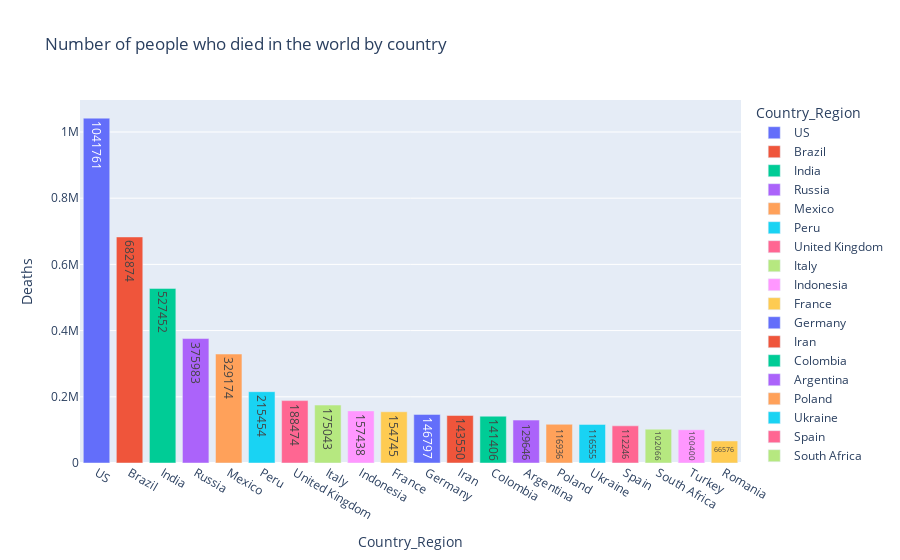

This figure's notebook cell:
### Code cell
#barplot des cas décédés dans le monde 
fig3 = px.bar(data.sort_values('Deaths',ascending=False).head(20) , 
              x='Country_Region' , y='Deaths',text='Deaths', 
              color='Country_Region',
              title="Number of people who died in the world by country")
fig3.show()

### Figure 1 — Plotly figure (JSON) as saved in the notebook; plotly's stock layout.template omitted (floating-point values rounded to 4 significant figures)
{"data": [{"alignmentgroup": "True", "hovertemplate": "Country_Region=%{x}<br>Deaths=%{text}<extra></extra>", "legendgroup": "US", "marker": {"color": "#636efa"}, "name": "US", "offsetgroup": "US", "orientation": "v", "showlegend": true, "text": [1041761], "textposition": "auto", "type": "bar", "x": ["US"], "xaxis": "x", "y": [1041761], "yaxis": "y"}, {"alignmentgroup": "True", "hovertemplate": "Country_Region=%{x}<br>Deaths=%{text}<extra></extra>", "legendgroup": "Brazil", "marker": {"color": "#EF553B"}, "name": "Brazil", "offsetgroup": "Brazil", "orientation": "v", "showlegend": true, "text": [682874], "textposition": "auto", "type": "bar", "x": ["Brazil"], "xaxis": "x", "y": [682874], "yaxis": "y"}, {"alignmentgroup": "True", "hovertemplate": "Country_Region=%{x}<br>Deaths=%{text}<extra></extra>", "legendgroup": "India", "marker": {"color": "#00cc96"}, "name": "India", "offsetgroup": "India", "orientation": "v", "showlegend": true, "text": [527452], "textposition": "auto", "type": "bar", "x": ["India"], "xaxis": "x", "y": [527452], "yaxis": "y"}, {"alignmentgroup": "True", "hovertemplate": "Country_Region=%{x}<br>Deaths=%{text}<extra></extra>", "legendgroup": "Russia", "marker": {"color": "#ab63fa"}, "name": "Russia", "offsetgroup": "Russia", "orientation": "v", "showlegend": true, "text": [375983], "textposition": "auto", "type": "bar", "x": ["Russia"], "xaxis": "x", "y": [375983], "yaxis": "y"}, {"alignmentgroup": "True", "hovertemplate": "Country_Region=%{x}<br>Deaths=%{text}<extra></extra>", "legendgroup": "Mexico", "marker": {"color": "#FFA15A"}, "name": "Mexico", "offsetgroup": "Mexico", "orientation": "v", "showlegend": true, "text": [329174], "textposition": "auto", "type": "bar", "x": ["Mexico"], "xaxis": "x", "y": [329174], "yaxis": "y"}, {"alignmentgroup": "True", "hovertemplate": "Country_Region=%{x}<br>Deaths=%{text}<extra></extra>", "legendgroup": "Peru", "marker": {"color": "#19d3f3"}, "name": "Peru", "offsetgroup": "Peru", "orientation": "v", "showlegend": true, "text": [215454], "textposition": "auto", "type": "bar", "x": ["Peru"], "xaxis": "x", "y": [215454], "yaxis": "y"}, {"alignmentgroup": "True", "hovertemplate": "Country_Region=%{x}<br>Deaths=%{text}<extra></extra>", "legendgroup": "United Kingdom", "marker": {"color": "#FF6692"}, "name": "United Kingdom", "offsetgroup": "United Kingdom", "orientation": "v", "showlegend": true, "text": [188474], "textposition": "auto", "type": "bar", "x": ["United Kingdom"], "xaxis": "x", "y": [188474], "yaxis": "y"}, {"alignmentgroup": "True", "hovertemplate": "Country_Region=%{x}<br>Deaths=%{text}<extra></extra>", "legendgroup": "Italy", "marker": {"color": "#B6E880"}, "name": "Italy", "offsetgroup": "Italy", "orientation": "v", "showlegend": true, "text": [175043], "textposition": "auto", "type": "bar", "x": ["Italy"], "xaxis": "x", "y": [175043], "yaxis": "y"}, {"alignmentgroup": "True", "hovertemplate": "Country_Region=%{x}<br>Deaths=%{text}<extra></extra>", "legendgroup": "Indonesia", "marker": {"color": "#FF97FF"}, "name": "Indonesia", "offsetgroup": "Indonesia", "orientation": "v", "showlegend": true, "text": [157438], "textposition": "auto", "type": "bar", "x": ["Indonesia"], "xaxis": "x", "y": [157438], "yaxis": "y"}, {"alignmentgroup": "True", "hovertemplate": "Country_Region=%{x}<br>Deaths=%{text}<extra></extra>", "legendgroup": "France", "marker": {"color": "#FECB52"}, "name": "France", "offsetgroup": "France", "orientation": "v", "showlegend": true, "text": [154745], "textposition": "auto", "type": "bar", "x": ["France"], "xaxis": "x", "y": [154745], "yaxis": "y"}, {"alignmentgroup": "True", "hovertemplate": "Country_Region=%{x}<br>Deaths=%{text}<extra></extra>", "legendgroup": "Germany", "marker": {"color": "#636efa"}, "name": "Germany", "offsetgroup": "Germany", "orientation": "v", "showlegend": true, "text": [146797], "textposition": "auto", "type": "bar", "x": ["Germany"], "xaxis": "x", "y": [146797], "yaxis": "y"}, {"alignmentgroup": "True", "hovertemplate": "Country_Region=%{x}<br>Deaths=%{text}<extra></extra>", "legendgroup": "Iran", "marker": {"color": "#EF553B"}, "name": "Iran", "offsetgroup": "Iran", "orientation": "v", "showlegend": true, "text": [143550], "textposition": "auto", "type": "bar", "x": ["Iran"], "xaxis": "x", "y": [143550], "yaxis": "y"}, {"alignmentgroup": "True", "hovertemplate": "Country_Region=%{x}<br>Deaths=%{text}<extra></extra>", "legendgroup": "Colombia", "marker": {"color": "#00cc96"}, "name": "Colombia", "offsetgroup": "Colombia", "orientation": "v", "showlegend": true, "text": [141406], "textposition": "auto", "type": "bar", "x": ["Colombia"], "xaxis": "x", "y": [141406], "yaxis": "y"}, {"alignmentgroup": "True", "hovertemplate": "Country_Region=%{x}<br>Deaths=%{text}<extra></extra>", "legendgroup": "Argentina", "marker": {"color": "#ab63fa"}, "name": "Argentina", "offsetgroup": "Argentina", "orientation": "v", "showlegend": true, "text": [129646], "textposition": "auto", "type": "bar", "x": ["Argentina"], "xaxis": "x", "y": [129646], "yaxis": "y"}, {"alignmentgroup": "True", "hovertemplate": "Country_Region=%{x}<br>Deaths=%{text}<extra></extra>", "legendgroup": "Poland", "marker": {"color": "#FFA15A"}, "name": "Poland", "offsetgroup": "Poland", "orientation": "v", "showlegend": true, "text": [116936], "textposition": "auto", "type": "bar", "x": ["Poland"], "xaxis": "x", "y": [116936], "yaxis": "y"}, {"alignmentgroup": "True", "hovertemplate": "Country_Region=%{x}<br>Deaths=%{text}<extra></extra>", "legendgroup": "Ukraine", "marker": {"color": "#19d3f3"}, "name": "Ukraine", "offsetgroup": "Ukraine", "orientation": "v", "showlegend": true, "text": [116555], "textposition": "auto", "type": "bar", "x": ["Ukraine"], "xaxis": "x", "y": [116555], "yaxis": "y"}, {"alignmentgroup": "True", "hovertemplate": "Country_Region=%{x}<br>Deaths=%{text}<extra></extra>", "legendgroup": "Spain", "marker": {"color": "#FF6692"}, "name": "Spain", "offsetgroup": "Spain", "orientation": "v", "showlegend": true, "text": [112246], "textposition": "auto", "type": "bar", "x": ["Spain"], "xaxis": "x", "y": [112246], "yaxis": "y"}, {"alignmentgroup": "True", "hovertemplate": "Country_Region=%{x}<br>Deaths=%{text}<extra></extra>", "legendgroup": "South Africa", "marker": {"color": "#B6E880"}, "name": "South Africa", "offsetgroup": "South Africa", "orientation": "v", "showlegend": true, "text": [102066], "textposition": "auto", "type": "bar", "x": ["South Africa"], "xaxis": "x", "y": [102066], "yaxis": "y"}, {"alignmentgroup": "True", "hovertemplate": "Country_Region=%{x}<br>Deaths=%{text}<extra></extra>", "legendgroup": "Turkey", "marker": {"color": "#FF97FF"}, "name": "Turkey", "offsetgroup": "Turkey", "orientation": "v", "showlegend": true, "text": [100400], "textposition": "auto", "type": "bar", "x": ["Turkey"], "xaxis": "x", "y": [100400], "yaxis": "y"}, {"alignmentgroup": "True", "hovertemplate": "Country_Region=%{x}<br>Deaths=%{text}<extra></extra>", "legendgroup": "Romania", "marker": {"color": "#FECB52"}, "name": "Romania", "offsetgroup": "Romania", "orientation": "v", "showlegend": true, "text": [66576], "textposition": "auto", "type": "bar", "x": ["Romania"], "xaxis": "x", "y": [66576], "yaxis": "y"}], "layout": {"barmode": "relative", "legend": {"title": {"text": "Country_Region"}, "tracegroupgap": 0}, "title": {"text": "Number of people who died in the world by country"}, "xaxis": {"anchor": "y", "categoryarray": ["US", "Brazil", "India", "Russia", "Mexico", "Peru", "United Kingdom", "Italy", "Indonesia", "France", "Germany", "Iran", "Colombia", "Argentina", "Poland", "Ukraine", "Spain", "South Africa", "Turkey", "Romania"], "categoryorder": "array", "domain": [0, 1], "title": {"text": "Country_Region"}}, "yaxis": {"anchor": "x", "domain": [0, 1], "title": {"text": "Deaths"}}}}
